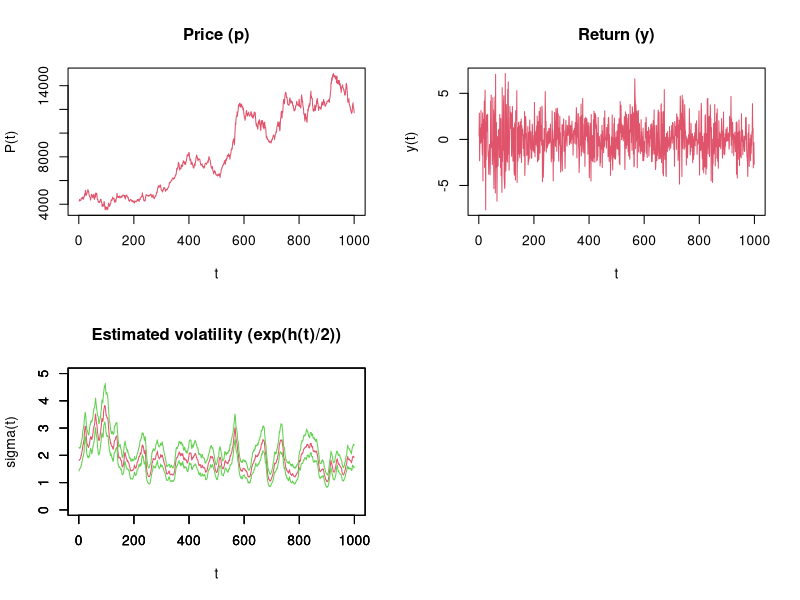
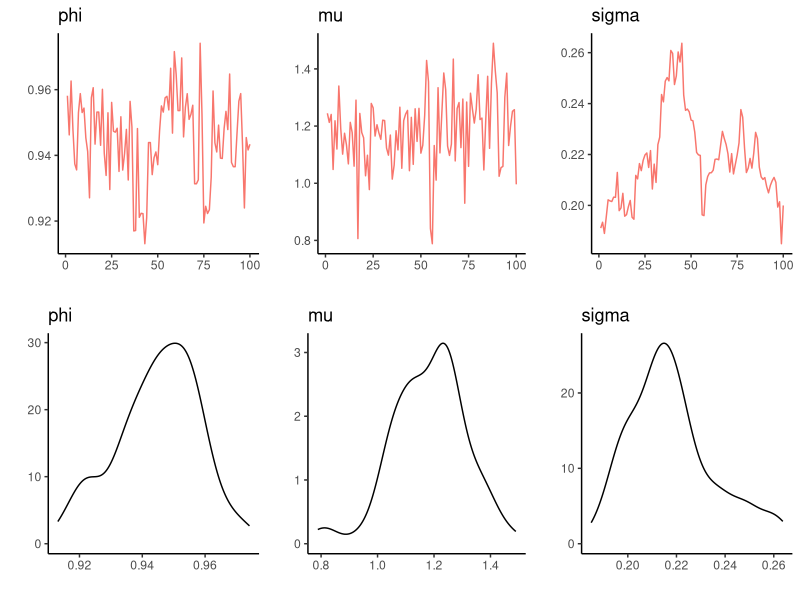

Write R code to recreate these figures, in order.
##
##  MCMC algorithm: Mixture sampler
##  for stochastic volatility model
##
##  y(t) = exp(h(t)/2)*z(t), z(t) ~ N(0, 1)
##  h(t+1) = mu + phi*(h(t) - mu) + eta(t)
##  eta(t) ~ N(0, sigma^2)
##  h(1) ~ N(mu, sigma^2/(1-phi^2))
##

##--- initial setup ---##
rm(list=ls())
gc()
gc()
library(ggplot2)
library(gridExtra)
tic.time <- proc.time()
set.seed(1)


##--- load data ---##

vp <- as.matrix(read.csv("lecture10_data.csv"))      # price data

nsp <- length(vp)      # sample size for original price series
vlp <- log(vp)         # log price

vy <- (vlp[2:nsp] - vlp[1:(nsp-1)]) * 100    # compute return

ns <- length(vy)       # the number of samples

# cat(log(var(vy)))    # sample variance


##--- priors ---##

da0 <- 20     # (phi+1)/2 ~ Beta(a0, b0)
db0 <- 1.5

dm0 <- 1      # mu ~ N(mu0, v0^2)
dv0 <- 1

dn0 <- 4      # sigma^2 ~ IG(n0/2, S0/2)
dS0 <- 0.4


##--- normal mixture (Omori et al. 2007) ---##

nK <- 10
vpj <- c(  .22715,  .20674,   .18842,  .13057,    .12047,
           .05591,  .04775,   .01575,  .00609,    .00115)
vmj <- c(- .85173,  .02266, -1.97278,  .73504,  -3.46788,
         -5.55246, 1.34744, -8.68384, 1.92677, -14.65)
vvj <- c(  .62699,  .40611,   .98583,  .26768,   1.57469,
          2.54498,  .17788,  4.16591,  .11265,   7.33342)

mpj <- matrix(1, ns, 1) %*% vpj  # covert to matrix form
mmj <- matrix(1, ns, 1) %*% vmj
mvj <- matrix(1, ns, 1) %*% vvj


##--- set variables ----##

dphi <- 0.95  # initial phi
dmu  <- 1     # initial mu
dsig <- 0.2   # initial sigma

vya <- log(vy^2 + 10^-7)        # add small constant
vh <- matrix(1, ns, 1) * dmu
vs <- matrix(0, ns, 1)

vxt <- vpt <- vnt <- vFt <- vLt <- veta <- matrix(0, ns, 1)


##-- set sampling option --##

nsim  <- 100                  # the number of iterations
nburn <- 0.1 * nsim             # burn-in period
npmt  <- 3                      # the number of parameters
msamp <- matrix(0, nsim, npmt)  # store box
vsamph <- vsamphs <- matrix(0, ns, 1)

##-- MCMC sampling --##

cat('\n## Iteration:\n')

##----------------- S A M P L I N G   S T A R T ----------------##

for(m_k in (-nburn+1):nsim){

  ##--- sampling s ---##

  mlp <- log(mpj) - 0.5 * log(mvj) - 0.5 * (
           matrix((vya - vh), ns, nK) - mmj )^2 / mvj

  mp <- exp(mlp)

  vpsum <- rowSums(mp)
  mpcum <- t(apply(mp, 1, cumsum)) / matrix(vpsum, ns, nK)
  vs <- rowSums(mpcum - matrix(runif(ns), ns, nK) < 0) + 1

  vmt <- vmj[vs]
  vvt <- vvj[vs]


  ##--- sampling h ---##

  ## Kalman filter
  vxt[1] <- dmu                     # x(1|0)
  vpt[1] <- dsig^2 / (1 - dphi^2)   # P(1|0)

  for (t in 1:ns) {
    vnt[t] <- vya[t] - vmt[t] - vxt[t]     # nu(t)
    vFt[t] <- vpt[t] + vvt[t]              # F(t)
    vLt[t] <- dphi * (1 - vpt[t] / vFt[t]) # L(t)

    dxtu <- vxt[t] + vpt[t] * vnt[t] / vFt[t]  # update: x(t|t)
    dptu <- vpt[t] - vpt[t]^2 / vFt[t]         # update: P(t|t)

    if (t < ns) {
      vxt[t+1] <- (1 - dphi) * dmu + dphi * dxtu  # forecast: x(t+1|t)
      vpt[t+1] <- dphi^2 * dptu + dsig^2          # forecast: P(t+1|t)
    }
  }

  ## Simulation smoother
  dr <- dU <- 0
  for (t in ns:1) {
    dC <- dsig^2 * (1 - dsig^2 * dU)
    deps <- sqrt(dC) * rnorm(1)
    veta[t] <- dsig^2 * dr + deps
    dV <- dsig^2 * dU * vLt[t]

    dr <- vnt[t] / vFt[t] + vLt[t] * dr - dV * deps / dC
    dU <- 1 / vFt[t] + vLt[t]^2 * dU + dV^2 / dC
  }

  ## compute h
  dC <- dsig^2 / (1 - dphi^2) * (1 - dsig^2 / (1 - dphi^2) * dU)
  deps <- sqrt(dC) * rnorm(1)
  vh[1] <- dmu + dsig^2 / (1 - dphi^2) * dr + deps
  for (t in 1:(ns-1)) {
    vh[t+1] <- dmu + dphi * (vh[t] - dmu) + veta[t]
  }


  ##--- sampling phi ---##

  vhb <- vh - dmu

  dsum <- sum(vhb[1:ns-1]^2)
  dphh <- sum(vhb[1:ns-1] * vhb[2:ns]) / dsum
  dlam <- dsig / sqrt(dsum)

  dphio <- dphi
  dphin <- 1
  while (abs(dphin) >= 1) {
    dphin <- dphh + dlam * rnorm(1)
  }
  dlpn <- (da0 - 1) * log(dphin + 1) + (db0 - 1) * log(-dphin + 1) +
          0.5 * log(1 - dphin^2) -
          0.5 * (1 - dphin^2) * vhb[1]^2 / dsig^2
  dlpo <- (da0 - 1) * log(dphio + 1) + (db0 - 1) * log(-dphio + 1) +
          0.5 * log(1 - dphio^2) -
          0.5 * (1 - dphio^2) * vhb[1]^2 / dsig^2
  dfrac <- exp(dlpn - dlpo)

  if (runif(1) < dfrac) {
    dphi <- dphin
  }

  ##--- sampling mu ---##

  dvh <- 1 / sqrt(1 / dv0^2 +
                    ( (1 - dphi^2) + (ns-1) * (1 - dphi)^2) / dsig^2 )
  dmh <- dvh^2 * (dm0 / dv0^2 +
                    ( (1 - dphi^2) * vh[1] +
                      (1 - dphi) * sum(vh[2:ns] - dphi*vh[1:ns-1])) / dsig^2)

  dmu <- dmh + dvh * rnorm(1)


  ##--- sampling sigma ----##

  vhb <- vh - dmu

  dnh <- dn0 + ns
  dSh <- dS0 + (1 - dphi^2) * vhb[1]^2 +
             sum((vhb[2:ns] - dphi*vhb[1:ns-1])^2)

  dsig <- 1 / sqrt(rgamma(1, dnh/2, dSh/2))


  ##-- storing sample --##

  if(m_k >= 1){
    msamp[m_k, ] <- cbind(dphi, dmu, dsig)
    vsamph  <- vsamph  + vh
    vsamphs <- vsamphs + vh^2
  }

  if((m_k %% 100) == 0) cat(m_k, '\n')

}
##------------------- S A M P L I N G   E N D ------------------##

##-- output result --##

## MCMC sample

vmean <- colMeans(msamp)
vstdv <- sqrt(colMeans(msamp^2) - vmean^2)
vlowq <- vuppq <- matrix(0, 1, npmt)
for (i in 1:npmt) {
  vlowq[i] <- quantile(msamp[, i], .025, type=1)
  vuppq[i] <- quantile(msamp[, i], .975, type=1)
}

message('\n[MCMC sampling result]')
cat('Iteration: ', sprintf('%i', nsim))

message('\n\nPosterior mean (stdev) [2.5%, 97.5%]')
cat('phi =', sprintf('%.4f', vmean[1]))
cat(' (', sprintf('%.4f', vstdv[1]), ')')
cat(' [', sprintf('%.4f', vlowq[1]), ',', sprintf('%.4f', vuppq[1]), ']\n')
cat('mu  =', sprintf('%.4f', vmean[2]))
cat(' (', sprintf('%.4f', vstdv[2]), ')')
cat(' [', sprintf('%.4f', vlowq[2]), ',', sprintf('%.4f', vuppq[2]), ']\n')
cat('sig =', sprintf('%.4f', vmean[3]))
cat(' (', sprintf('%.4f', vstdv[3]), ')')
cat(' [', sprintf('%.4f', vlowq[3]), ',', sprintf('%.4f', vuppq[3]), ']\n')

fTsvar <- function(vx, iBm){
  ns <- length(vx)
  vz <- c(1 : ns)
  for (i in 1:ns) {
    lm.x <- lm(vx ~ vz)
    ar.x <- ar(vx, aic = TRUE)
    dsp <- ar.x$var.pred / (1 - sum(ar.x$ar))^2
  }
  return(dsp)
}

fGeweke <- function(vx, iBm) {
  ns <- length(vx)
  n1 <- floor(0.1 * ns)
  n2 <- floor(0.5 * ns)
  vx1 <- vx[1:n1]
  vx2 <- vx[(ns-n2+1):ns]
  dx1m <- mean(vx1)
  dx2m <- mean(vx2)
  dx1v <- fTsvar(vx1)
  dx2v <- fTsvar(vx2)
  dz <- (dx1m - dx2m) / sqrt(dx1v / n1 + dx2v / n2)

  return(2 * (1 - pnorm(abs(dz))))
}

vGw <- matrix(0, npmt, 1)
for (i in 1:npmt) {
  vGw[i] <- fGeweke(msamp[, i])
}

message('\nGeweke statistics (p-value)')
cat('phi:', sprintf('%.3f', vGw[1]), '\n')
cat('mu :', sprintf('%.3f', vGw[2]), '\n')
cat('sig:', sprintf('%.3f', vGw[3]), '\n')

## volatility
vsamph  <- vsamph / nsim
vsamphs <- sqrt(vsamphs / nsim - vsamph^2)
vsampl  <- vsamph - vsamphs
vsampu  <- vsamph + vsamphs

vylim <- c(floor(min(exp(vsampl/2))),
           ceiling(max(exp(vsampu/2))))

dev.new()
par(mfrow = c(2, 2))
plot(vp, type='l',
     col='2', main='Price (p)',
     xlab='t', ylab='P(t)')
plot(vy, type='l',
     col='2', main='Return (y)',
     xlab='t', ylab='y(t)')
plot(exp(vsamph/2), type='l',
     xlim=c(1, ns), ylim=vylim, 
     col='2', main='Estimated volatility (exp(h(t)/2))',
     xlab='t', ylab='sigma(t)')
par(new=T)
plot(exp(vsampl/2), type="l", col=3, lty=1,
     xlim=c(1, ns), ylim=vylim, ann=F)
par(new=T)
plot(exp(vsampu/2), type="l", col=3, lty=1,
     xlim=c(1, ns), ylim=vylim, ann=F)


## MCMC path

# function: plotline draws line plot
plotline <- function(vy, sname){

  df.out <- data.frame(n = 1:length(vy), ydata = vy)
  plot.out <-
    ggplot(df.out, aes(x=n, y=ydata, colour="red")) +
    geom_line() +
    guides(colour="none") +
    labs(x ="", y ="", title = sname) +
    theme_classic()

  return(plot.out)
}

plot.pb1 <- plotline(msamp[, 1], "phi")
plot.pb2 <- plotline(msamp[, 2], "mu")
plot.pb3 <- plotline(msamp[, 3], "sigma")

## posterior distribution

## function: plotdensity draws density plot
plotdensity <- function(vx, sname){

  df.out <- data.frame(xdata = vx)
  plot.out <-
    ggplot(df.out, aes(x=xdata)) +
    geom_line(stat = "density") +
    expand_limits(y=0) +
    theme(legend.position = 'none') +
    labs(x="", y="", title = sname) +
    theme_classic()

  return(plot.out)
}

plot.db1 <- plotdensity(msamp[, 1], "phi")
plot.db2 <- plotdensity(msamp[, 2], "mu")
plot.db3 <- plotdensity(msamp[, 3], "sigma")

dev.new()
plot.all <-
  grid.arrange(plot.pb1, plot.pb2, plot.pb3,
               plot.db1, plot.db2, plot.db3,
               ncol = 3)

##-- run time --##

total.time <- proc.time() - tic.time
message('\nTime(s): ', round(total.time[3], 1))